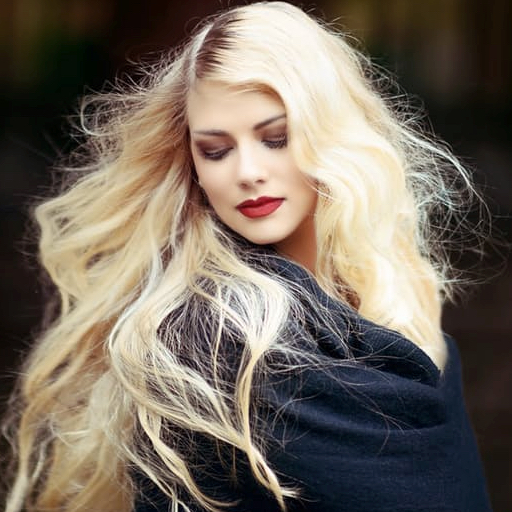
%> input picture L2/img1.png, 512 x 512 px
$ octave --eval "result = calculate_optimal_threshold(imread('../img1.png'));"   (GNU Octave 9; MATLAB toolbox functions it lacks are replaced by stand-ins)
%> lines starting %> are read from the running program, lines starting %| are printed output that depends on the picture
% ECE 7410 - Laboratory 2: Thresholding

%% Q2: Function to calculate optimal threshold using Otsu's method
function optimal_threshold = calculate_optimal_threshold(img)
    % Convert to grayscale if needed
    if size(img, 3) == 3
        img = rgb2gray(img);
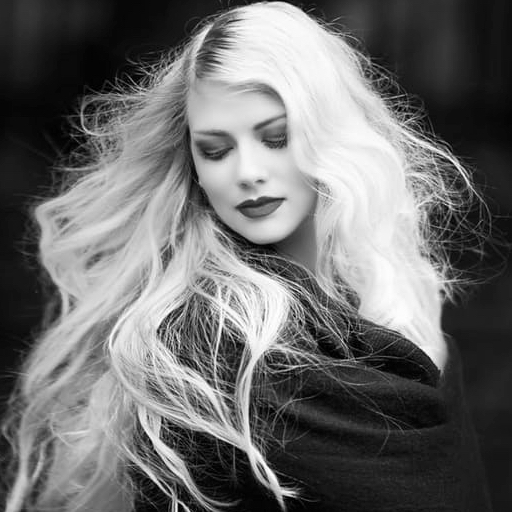
%> img: size 512x512 uint8; min 0, max 255, mean 108
    end

    % Convert to double for calculations
    img = double(img);
%> img: size 512x512 double

    % Calculate histogram
    [counts, ~] = hist(img(:), 0:255);
%> counts = 256 values, max 3946 at index 31, min 12 at index 256, mean 1024

    % Calculate probabilities
    p = counts / sum(counts);
%> p = 256 values, max 0.0151 at index 31, min 4.58e-05 at index 256, mean 0.00391

    % Initialize variables
    L = 256; % Number of gray levels (0-255)
    max_variance = 0;
    optimal_threshold = 0;

    % Try all possible thresholds
    for t = 1:(L - 1)
        % Calculate class probabilities
        omega_0 = sum(p(1:t));
        omega_1 = sum(p(t + 1:L));

        % Skip if one class is empty
        if omega_0 == 0 || omega_1 == 0
            continue;
        end

        % Calculate class means
        mu_0 = sum((0:(t - 1)) .* p(1:t)) / omega_0;
        mu_1 = sum((t:(L - 1)) .* p(t + 1:L)) / omega_1;

        % Calculate inter-class variance
        sigma_b_squared = omega_0 * omega_1 * (mu_0 - mu_1) ^ 2;

        % Update optimal threshold if this variance is larger
        if sigma_b_squared > max_variance
            max_variance = sigma_b_squared;
            optimal_threshold = t - 1; % Convert to 0-255 range
        end
    end
%> this loop made 255 passes
%> (omega_0, omega_1, mu_0, mu_1, sigma_b_squared, max_variance) on passes 1 to 12: (0.00042, 1, 0, 108.1, 4.9, 4.9), (0.00138, 0.999, 0.696, 108.2, 15.93, 15.93), (0.00244, 0.998, 1.26, 108.3, 27.86, 27.86), (0.00416, 0.996, 1.98, 108.5, 47.01, 47.01), (0.00849, 0.992, 3.01, 108.9, 94.43, 94.43), (0.0141, 0.986, 3.8, 109.5, 155.6, 155.6), (0.0201, 0.98, 4.46, 110.2, 220.6, 220.6), (0.0248, 0.975, 4.94, 110.7, 270.7, 270.7), (0.0352, 0.965, 5.84, 111.8, 380.8, 380.8), (0.0413, 0.959, 6.31, 112.4, 446.2, 446.2), (0.0503, 0.95, 6.97, 113.4, 541, 541), (0.0566, 0.943, 7.42, 114.1, 607.4, 607.4)
%> after the loop, max_variance = 5615.3; optimal_threshold = 116
end

%% Q3: Calculate optimal thresholds for test images
% Read images
img3 = imread('./L2/img3.png');
img4 = imread('./L2/img4.png');

% Calculate optimal thresholds
threshold_img3 = calculate_optimal_threshold(img3);
threshold_img4 = calculate_optimal_threshold(img4);

% Display results
fprintf('Optimal threshold for img3.png: %d\n', threshold_img3);
fprintf('Optimal threshold for img4.png: %d\n', threshold_img4);

%% Q4: Function to convert grayscale to binary using threshold
function binary_img = grayscale_to_binary(img, threshold)
    % Convert to grayscale if needed
    if size(img, 3) == 3
        img = rgb2gray(img);
    end

    % Convert to double for calculations
    img = double(img);

    % Get image dimensions
    [rows, cols] = size(img);

    % Initialize binary image
    binary_img = zeros(rows, cols);

    % Apply threshold manually using loops
    for i = 1:rows
        for j = 1:cols
            if img(i, j) > threshold
                binary_img(i, j) = 255; % White pixel
            else
                binary_img(i, j) = 0; % Black pixel
            end
        end
    end

    % Convert to uint8
    binary_img = uint8(binary_img);
end

%% Q5: Generate and save binary images using optimal thresholds
% Create output directory
if ~exist('./L2/outputs/03_thresholding', 'dir')
    mkdir('./L2/outputs/03_thresholding');
end

% Convert to binary using optimal thresholds
binary_img3 = grayscale_to_binary(img3, threshold_img3);
binary_img4 = grayscale_to_binary(img4, threshold_img4);

% Display and save results
figure('Position', [100, 100, 1200, 400]);

% Display img3 results
subplot(2, 3, 1);
imshow(img3);
title('Original img3.png');

subplot(2, 3, 2);
if size(img3, 3) == 3
    imshow(rgb2gray(img3));
else
    imshow(img3);
end
title('Grayscale img3.png');

subplot(2, 3, 3);
imshow(binary_img3);
title(sprintf('Binary img3 (threshold = %d)', threshold_img3));

% Display img4 results
subplot(2, 3, 4);
imshow(img4);
title('Original img4.png');

subplot(2, 3, 5);
if size(img4, 3) == 3
    imshow(rgb2gray(img4));
else
    imshow(img4);
end
title('Grayscale img4.png');

subplot(2, 3, 6);
imshow(binary_img4);
title(sprintf('Binary img4 (threshold = %d)', threshold_img4));

% Save binary images
imwrite(binary_img3, './L2/outputs/03_thresholding/bin3.png');
imwrite(binary_img4, './L2/outputs/03_thresholding/bin4.png');

% Save the figure
saveas(gcf, './L2/outputs/03_thresholding/thresholding_results.png');

fprintf('Binary images saved to ./outputs/03_thresholding/\n');

$ run again, on L2/img2.png
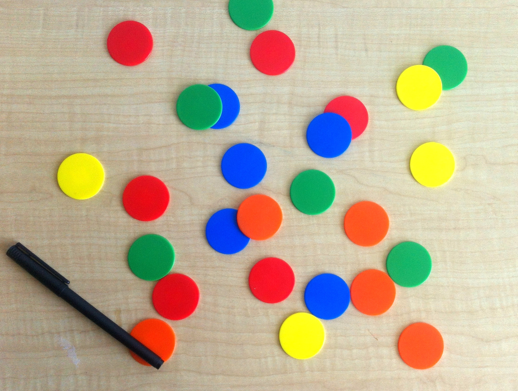
%> input picture L2/img2.png, 518 x 391 px
%> in calculate_optimal_threshold, `img = rgb2gray(img);`:
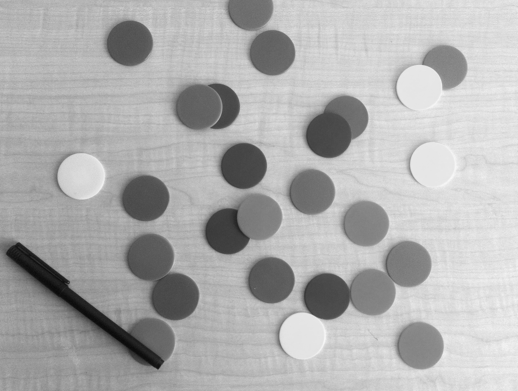
%> img: size 391x518 uint8; min 10, max 247, mean 174.9
%> counts = 256 values, max 2776 at index 231, min 0 at index 1, mean 791.2
%> p = 256 values, max 0.0137 at index 231, min 0 at index 1, mean 0.00391
%> the loop in calculate_optimal_threshold, `for t = 1:(L - 1)` made 255 passes
%> (omega_0, omega_1, mu_0, mu_1, sigma_b_squared, max_variance) on passes 11 to 18: (2.47e-05, 1, 10, 174.9, 0.671, 0.671), (0.000153, 1, 10.84, 174.9, 4.12, 4.12), (0.000509, 0.999, 11.65, 175, 13.56, 13.56), (0.000963, 0.999, 12.29, 175.1, 25.48, 25.48), (0.00162, 0.998, 12.98, 175.2, 42.65, 42.65), (0.00226, 0.998, 13.55, 175.3, 59, 59), (0.00271, 0.997, 13.95, 175.3, 70.27, 70.27), (0.0031, 0.997, 14.34, 175.4, 80.05, 80.05)
%> after the loop in calculate_optimal_threshold, `for t = 1:(L - 1)`: max_variance = 1509.2; optimal_threshold = 149
